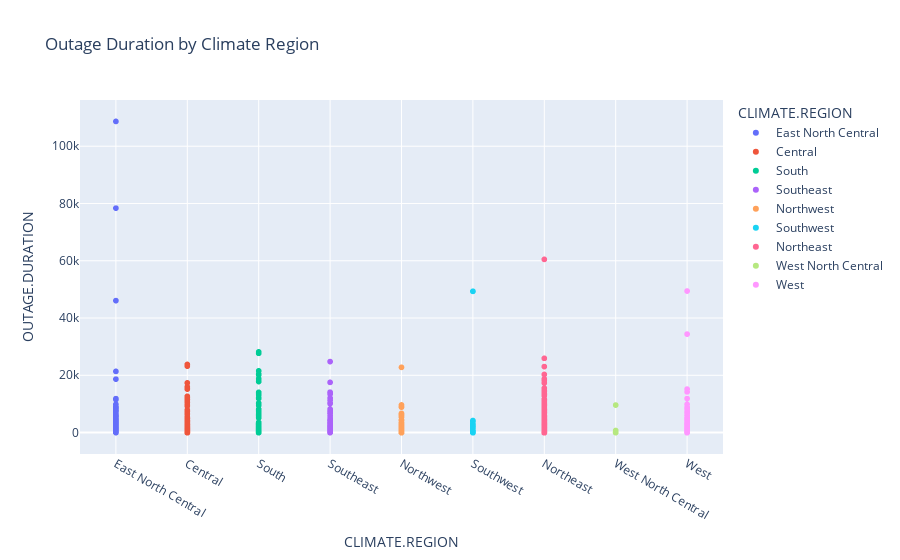

Notebook cell for this chart:
### Markdown cell above
First, we wanted to take a look at how the 'OUTAGE.DURATIONS' were distributed across the different 'CLIMATE.REGION's.

### Code cell
fig = px.scatter(outages_df, x = 'CLIMATE.REGION', y = 'OUTAGE.DURATION', title = 'Outage Duration by Climate Region', color = 'CLIMATE.REGION')

fig.show()

### Figure 1 — Plotly figure (JSON) as saved in the notebook; plotly's stock layout.template omitted (floating-point values rounded to 4 significant figures; data arrays with more than 128 entries replaced by an {"elided": "..."} marker saying what was removed)
{"data": [{"hovertemplate": "CLIMATE.REGION=%{x}<br>OUTAGE.DURATION=%{y}<extra></extra>", "legendgroup": "East North Central", "marker": {"color": "#636efa", "symbol": "circle"}, "mode": "markers", "name": "East North Central", "showlegend": true, "type": "scattergl", "x": {"elided": "138 str values"}, "xaxis": "x", "y": {"elided": "138 int values"}, "yaxis": "y"}, {"hovertemplate": "CLIMATE.REGION=%{x}<br>OUTAGE.DURATION=%{y}<extra></extra>", "legendgroup": "Central", "marker": {"color": "#EF553B", "symbol": "circle"}, "mode": "markers", "name": "Central", "showlegend": true, "type": "scattergl", "x": {"elided": "200 str values"}, "xaxis": "x", "y": {"elided": "200 int values"}, "yaxis": "y"}, {"hovertemplate": "CLIMATE.REGION=%{x}<br>OUTAGE.DURATION=%{y}<extra></extra>", "legendgroup": "South", "marker": {"color": "#00cc96", "symbol": "circle"}, "mode": "markers", "name": "South", "showlegend": true, "type": "scattergl", "x": {"elided": "229 str values"}, "xaxis": "x", "y": {"elided": "229 int values"}, "yaxis": "y"}, {"hovertemplate": "CLIMATE.REGION=%{x}<br>OUTAGE.DURATION=%{y}<extra></extra>", "legendgroup": "Southeast", "marker": {"color": "#ab63fa", "symbol": "circle"}, "mode": "markers", "name": "Southeast", "showlegend": true, "type": "scattergl", "x": {"elided": "153 str values"}, "xaxis": "x", "y": {"elided": "153 int values"}, "yaxis": "y"}, {"hovertemplate": "CLIMATE.REGION=%{x}<br>OUTAGE.DURATION=%{y}<extra></extra>", "legendgroup": "Northwest", "marker": {"color": "#FFA15A", "symbol": "circle"}, "mode": "markers", "name": "Northwest", "showlegend": true, "type": "scattergl", "x": {"elided": "132 str values"}, "xaxis": "x", "y": {"elided": "132 int values"}, "yaxis": "y"}, {"hovertemplate": "CLIMATE.REGION=%{x}<br>OUTAGE.DURATION=%{y}<extra></extra>", "legendgroup": "Southwest", "marker": {"color": "#19d3f3", "symbol": "circle"}, "mode": "markers", "name": "Southwest", "showlegend": true, "type": "scattergl", "x": ["Southwest", "Southwest", "Southwest", "Southwest", "Southwest", "Southwest", "Southwest", "Southwest", "Southwest", "Southwest", "Southwest", "Southwest", "Southwest", "Southwest", "Southwest", "Southwest", "Southwest", "Southwest", "Southwest", "Southwest", "Southwest", "Southwest", "Southwest", "Southwest", "Southwest", "Southwest", "Southwest", "Southwest", "Southwest", "Southwest", "Southwest", "Southwest", "Southwest", "Southwest", "Southwest", "Southwest", "Southwest", "Southwest", "Southwest", "Southwest", "Southwest", "Southwest", "Southwest", "Southwest", "Southwest", "Southwest", "Southwest", "Southwest", "Southwest", "Southwest", "Southwest", "Southwest", "Southwest", "Southwest", "Southwest", "Southwest", "Southwest", "Southwest", "Southwest", "Southwest", "Southwest", "Southwest", "Southwest", "Southwest", "Southwest", "Southwest", "Southwest", "Southwest", "Southwest", "Southwest", "Southwest", "Southwest", "Southwest", "Southwest", "Southwest", "Southwest", "Southwest", "Southwest", "Southwest", "Southwest", "Southwest", "Southwest", "Southwest", "Southwest", "Southwest", "Southwest", "Southwest", "Southwest", "Southwest", "Southwest", "Southwest", "Southwest"], "xaxis": "x", "y": [554, 50, 70, 180, 3842, 35, 1, 189, 49320, 4200, 353, 1, 87, 66, null, 1, 227, null, 1440, 1, 2700, null, 49320, 2, 215, 451, 418, 100, 0, 120, 1, 1, 1, 1, 1, 1, 60, 113, 204, 31, 57, 13, 2, 11, 283, 0, 1, 871, 1631, 56, 15, 15, 20, 60, 1, 95, 300, 1, 3186, 575, 2275, 15, 1, 44, 21, 1, 114, 1, 60, 314, 30, 0, 92, 390, 161, 60, 76, 2, 175, null, 2040, 2710, 284, 105, 4019, 1, 391, 439, 5, 201, 2140, 103], "yaxis": "y"}, {"hovertemplate": "CLIMATE.REGION=%{x}<br>OUTAGE.DURATION=%{y}<extra></extra>", "legendgroup": "Northeast", "marker": {"color": "#FF6692", "symbol": "circle"}, "mode": "markers", "name": "Northeast", "showlegend": true, "type": "scattergl", "x": {"elided": "350 str values"}, "xaxis": "x", "y": {"elided": "350 int values"}, "yaxis": "y"}, {"hovertemplate": "CLIMATE.REGION=%{x}<br>OUTAGE.DURATION=%{y}<extra></extra>", "legendgroup": "West North Central", "marker": {"color": "#B6E880", "symbol": "circle"}, "mode": "markers", "name": "West North Central", "showlegend": true, "type": "scattergl", "x": ["West North Central", "West North Central", "West North Central", "West North Central", "West North Central", "West North Central", "West North Central", "West North Central", "West North Central", "West North Central", "West North Central", "West North Central", "West North Central", "West North Central", "West North Central", "West North Central", "West North Central"], "xaxis": "x", "y": [56, 93, 13, 159, 60, 4, 9600, 106, 0, 0, 1, 32, 61, 720, null, 59, 181], "yaxis": "y"}, {"hovertemplate": "CLIMATE.REGION=%{x}<br>OUTAGE.DURATION=%{y}<extra></extra>", "legendgroup": "West", "marker": {"color": "#FF97FF", "symbol": "circle"}, "mode": "markers", "name": "West", "showlegend": true, "type": "scattergl", "x": {"elided": "217 str values"}, "xaxis": "x", "y": {"elided": "217 int values"}, "yaxis": "y"}], "layout": {"legend": {"title": {"text": "CLIMATE.REGION"}, "tracegroupgap": 0}, "title": {"text": "Outage Duration by Climate Region"}, "xaxis": {"anchor": "y", "categoryarray": ["East North Central", "Central", "South", "Southeast", "Northwest", "Southwest", "Northeast", "West North Central", "West", null], "categoryorder": "array", "domain": [0, 1], "title": {"text": "CLIMATE.REGION"}}, "yaxis": {"anchor": "x", "domain": [0, 1], "title": {"text": "OUTAGE.DURATION"}}}}
